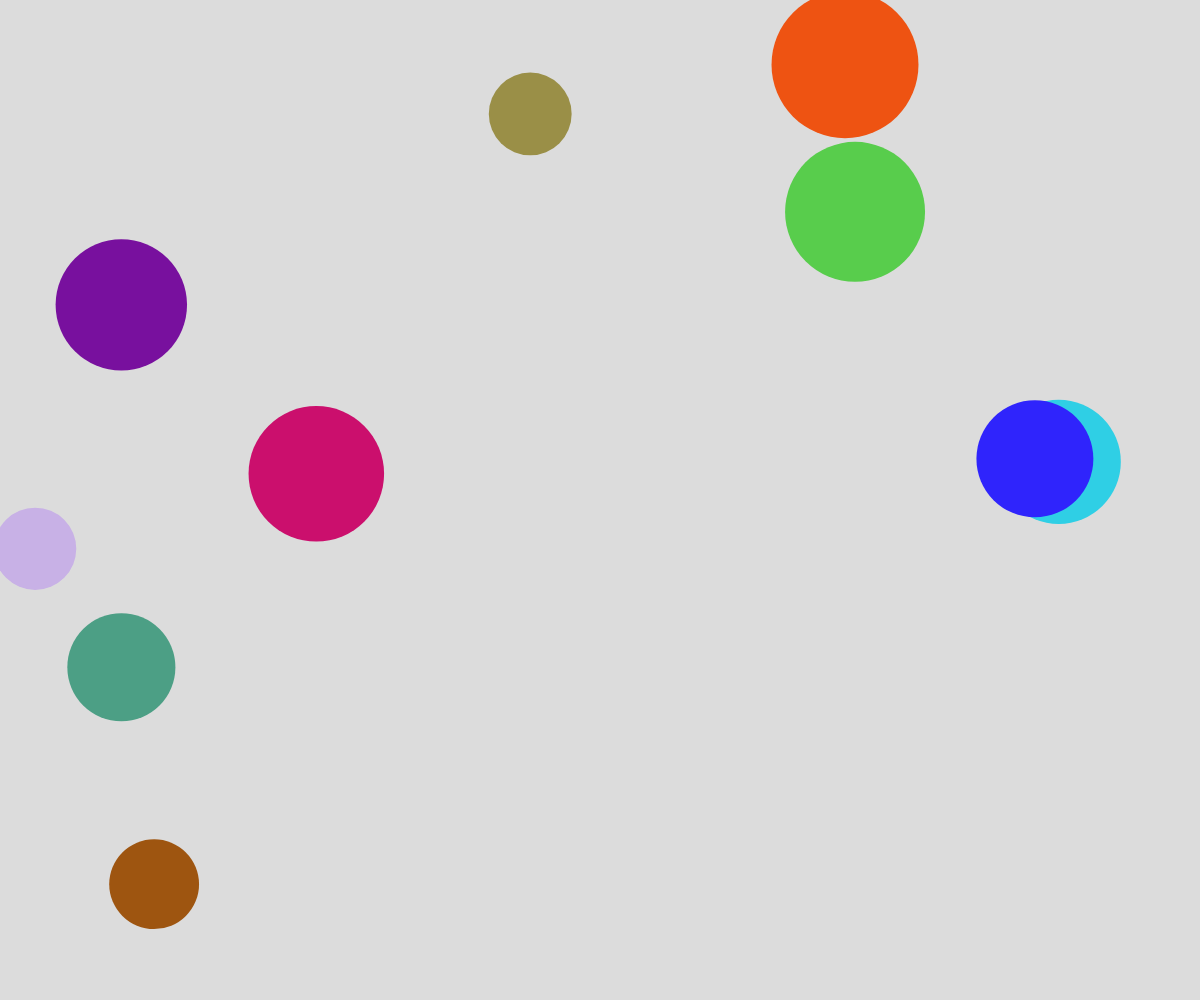
Frame 1 (no input)
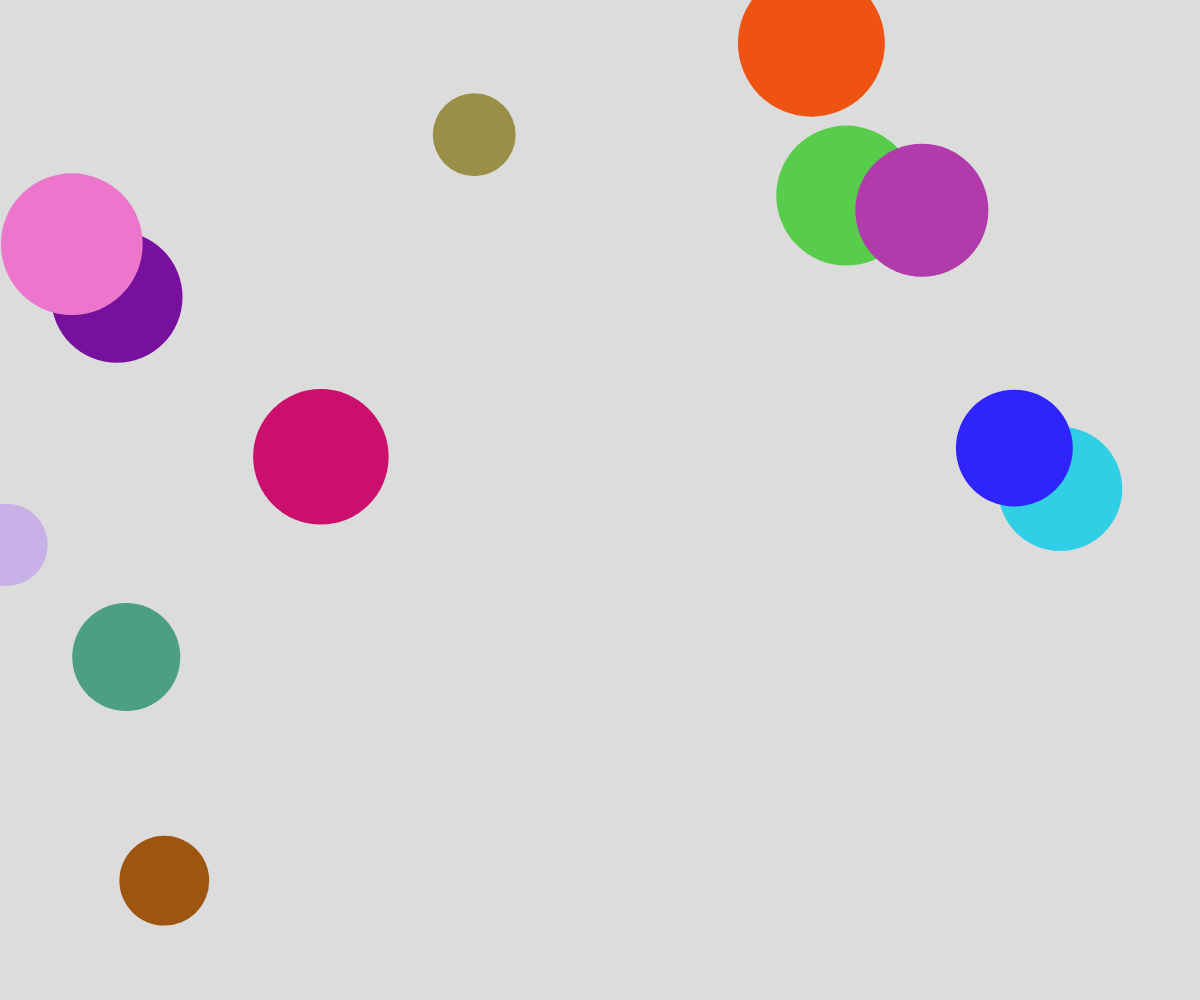
Frame 60 (no input)
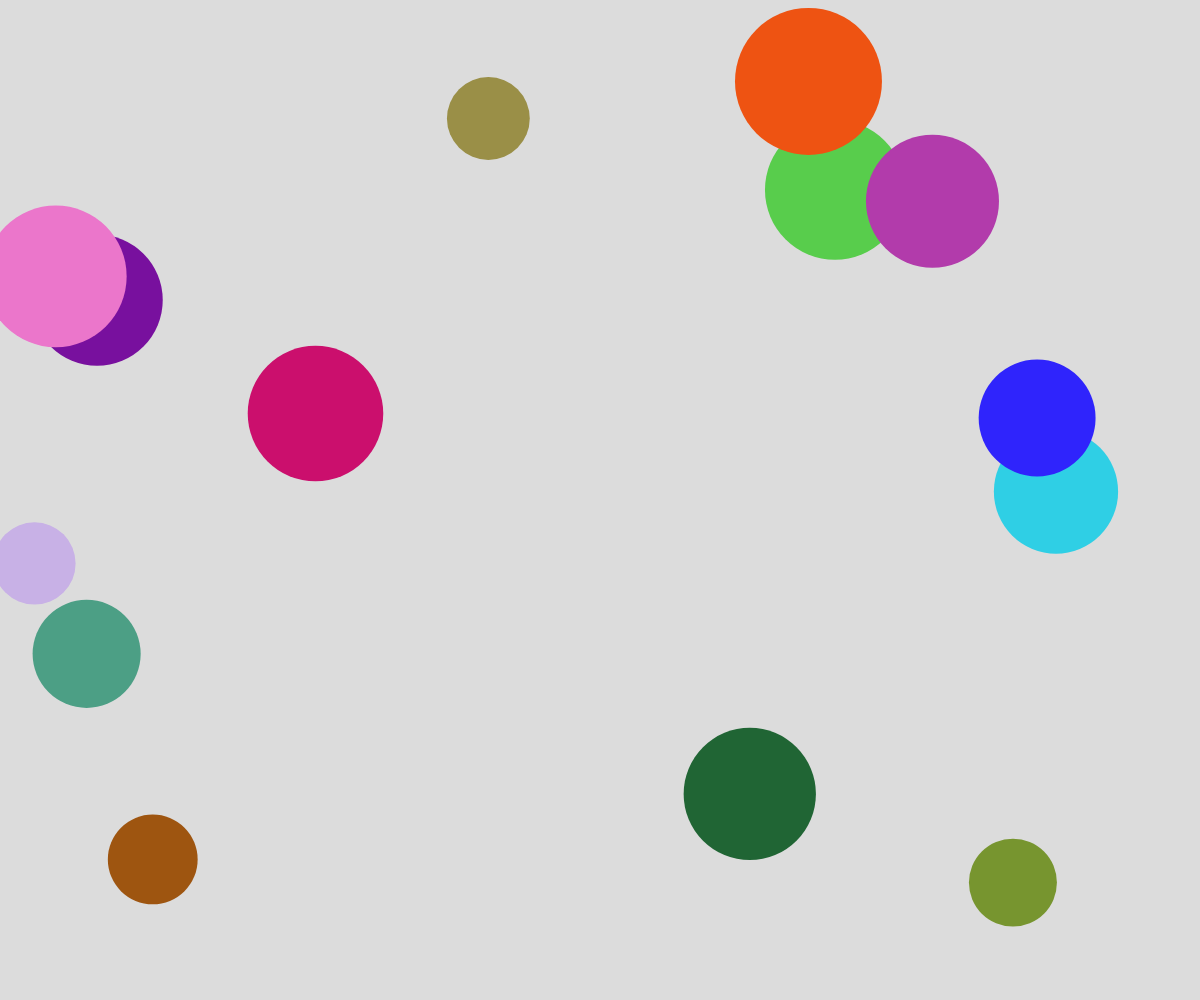
Frame 120 (the mouse pressed at the canvas centre since frame 60)

The p5.js sketch that drew these frames (run headless with seeded random() and noise() and a simulated clock; from frame 60 on, the mouse is pressed at the canvas centre):

// p5.js sketch
// ── sketch.js
// Bubble Object Notation and Arrays Demo
// Karthik Narayan
// March.17, 2025

let theBubbles = [];

function setup() {
  createCanvas(windowWidth, windowHeight);

  noStroke();

  // Add 10 bubbles to theBubbles
  for (let i = 0; i < 10; i++) {
    spawnBubble();
  }

  // Spawn a new bubble every half second
  window.setInterval(spawnBubble, 500);
}

function draw() {
  background(220);

  
  for (let bubble of theBubbles) {
    // Randomize movement -- too much coffee
    bubble.dx = random(-5, 5);
    bubble.dy = random(-5, 5);

    // Move bubble
    bubble.x += bubble.dx;
    bubble.y += bubble.dy;

    // Draw/Render each bubble
    fill(bubble.r, bubble.g, bubble.b);
    circle(bubble.x, bubble.y, bubble.radius * 2);
  }
}

function spawnBubble() {
  let someBubble = {
    x: random(width),
    y: random(height),
    radius: random(40, 80),
    r: random(255),
    g: random(255),
    b: random(255),
    dx: random(-5, 5),
    dy: random(-5, 5),
  };
  theBubbles.push(someBubble);
}

function mouseClicked() {
  for (let bubble of theBubbles) {

    // Checks distance from mouseX and every single bubble, I should use dist() next time
    let a = mouseX - bubble.x;
    let b = mouseY - bubble.y;
    if (Math.sqrt(a*a + b*b) < bubble.radius) {
      let index = theBubbles.indexOf(bubble);
      theBubbles.splice(index, 1);
    }
  }
}
